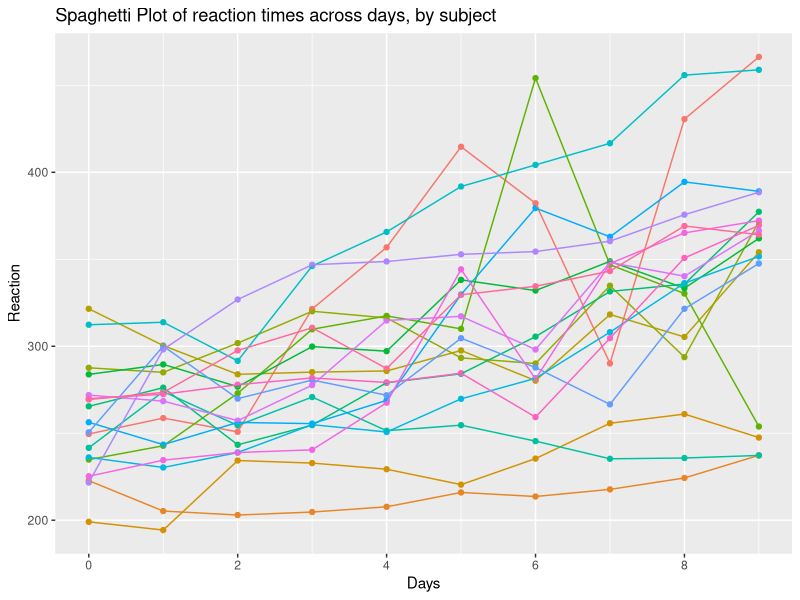
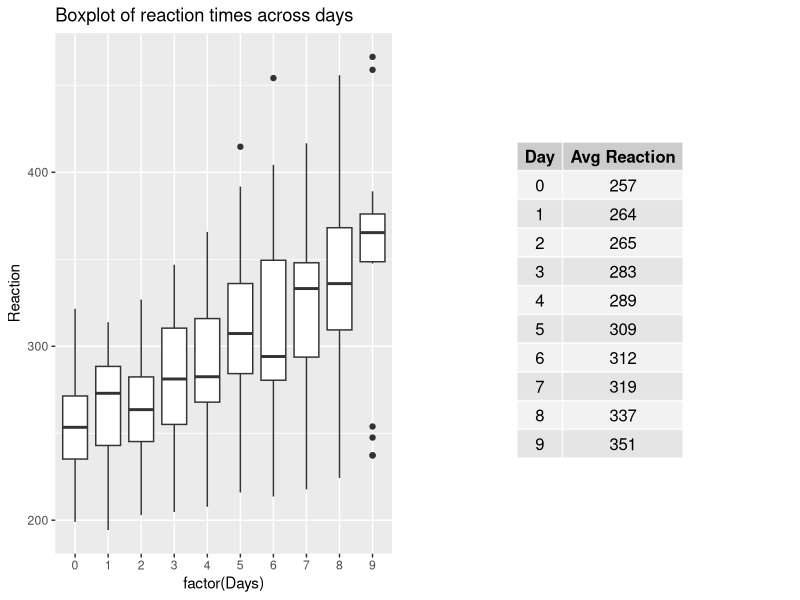
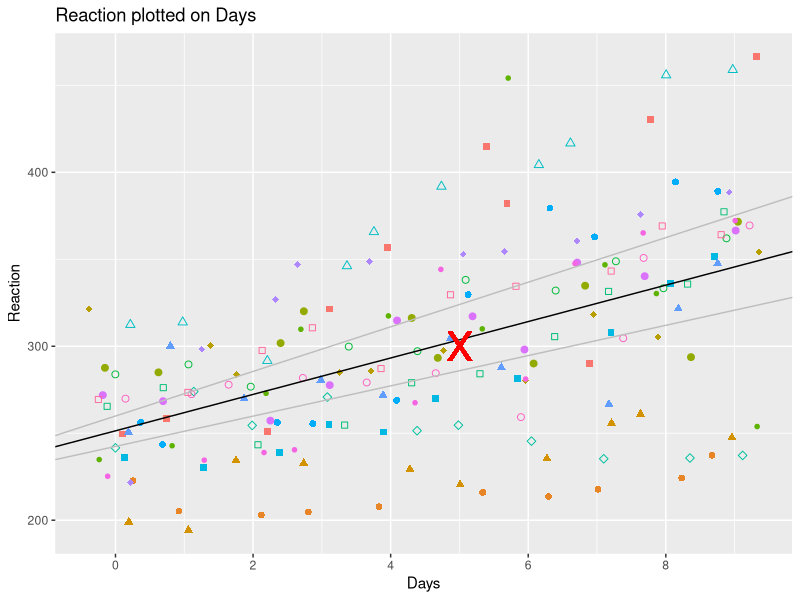
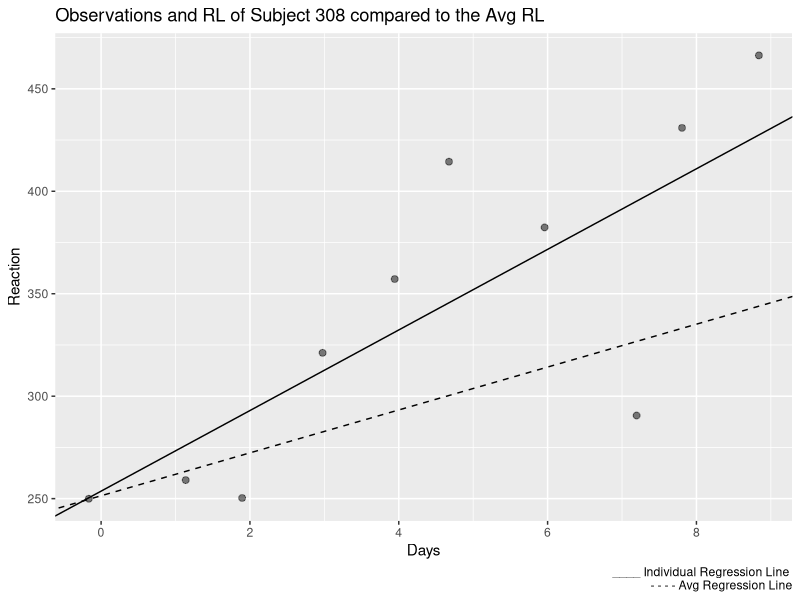
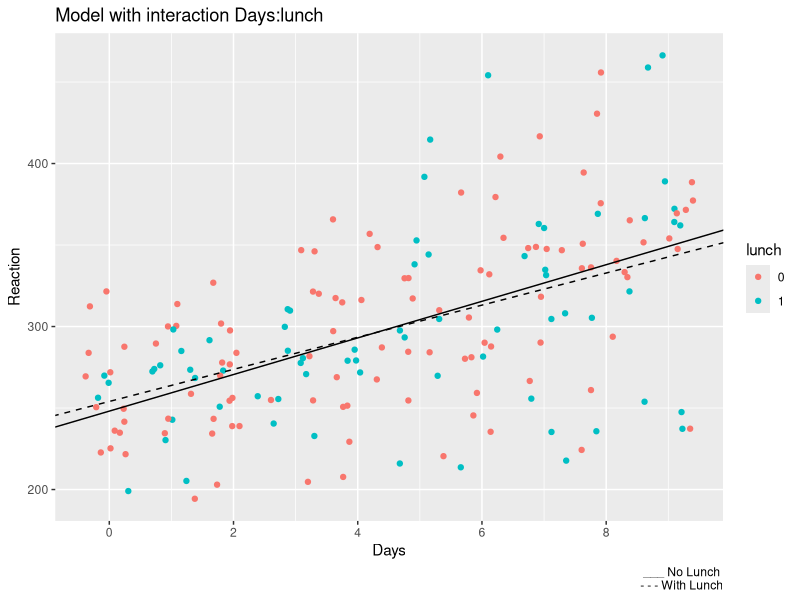
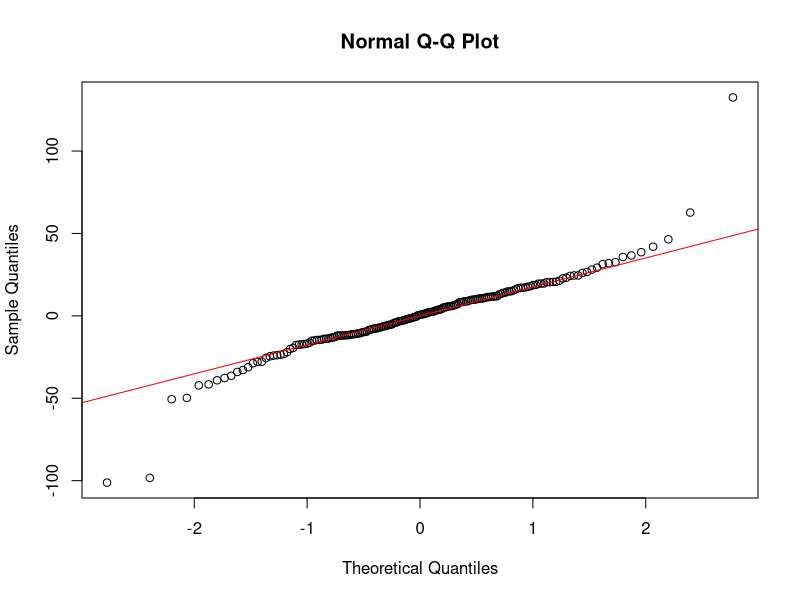
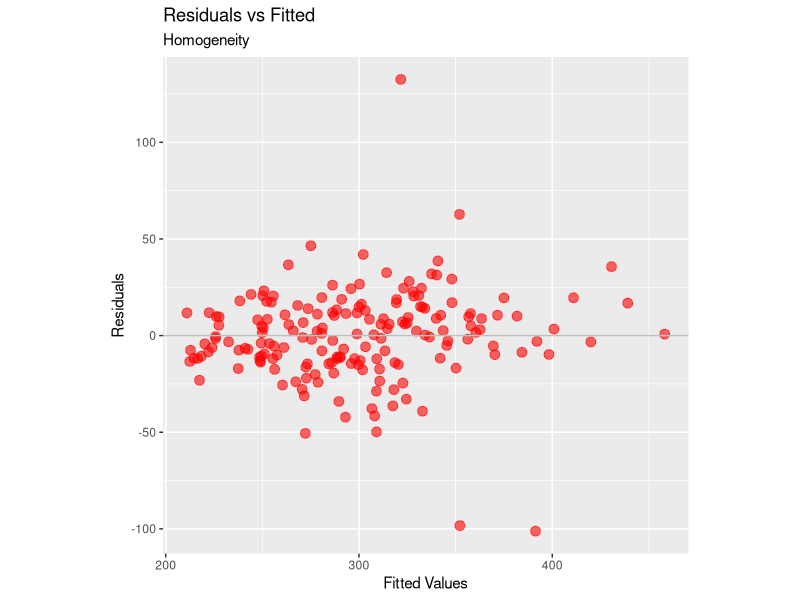
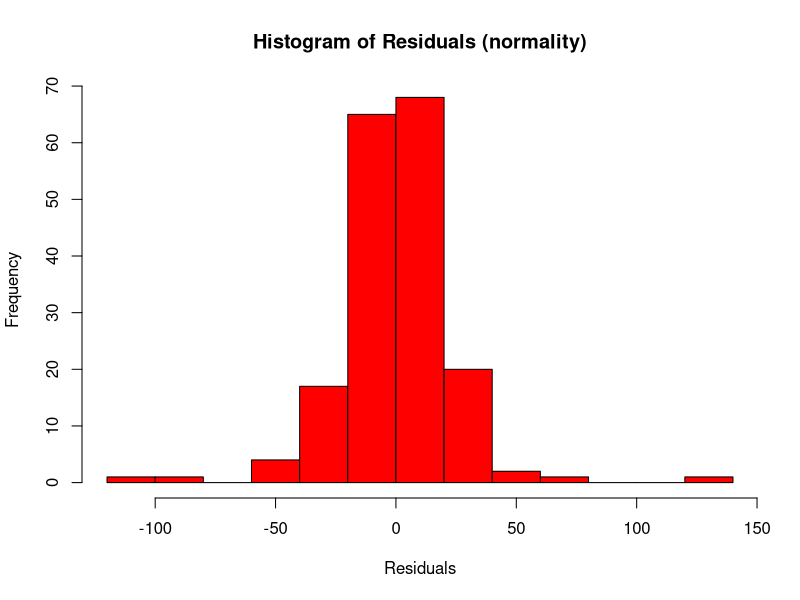

Source code (R) for these figures, in order:
## ---- chunk 1
data("sleepstudy")
# install.packages("lmerTest")
library(lmerTest)
library(ggplot2)
library(knitr)
opts_template$set(figure_small = list(fig.height = 4, fig.width = 6)) 
## ---- chunk 2
kable(head(sleepstudy))
## ---- chunk 3
linep <- ggplot(data=sleepstudy, aes(y=Reaction, x=Days, color=Subject, group=Subject)) + 
  geom_point() + geom_line() +
  ggtitle("Spaghetti Plot of reaction times across days, by subject") + 
  theme(legend.position = "none") + scale_x_continuous(breaks = c(0,2,4,6,8))
linep
## ---- chunk 4
mean.reaction <- with(sleepstudy,aggregate(Reaction,
          list(Day = Days),
          mean))
colnames(mean.reaction)[2] <- "Avg Reaction"
mean.reaction$`Avg Reaction` <- round(mean.reaction$`Avg Reaction`)
box <- ggplot(data=sleepstudy, aes(y=Reaction, x=factor(Days))) + geom_boxplot() + 
  ggtitle("Boxplot of reaction times across days") 
require(gridExtra)
g_tab2 <- tableGrob(mean.reaction, rows = NULL)
grid.arrange(box, g_tab2, ncol=2, nrow=1)
## ---- chunk 5
m1 <- lmer(Reaction #this is our dependent variable
           ~ Days + #this is the fixed term or predictor: the effect we are mostly 
                    # interested in!
             ( 1 + Days | Subject), #This expression means: 
                                    # let each Subject have a different baseline RT 
                                    # (intercept) and an individual level of variation 
                                    # of RT between Days (slope) --> let each Subject 
                                    # have a varying intercept and slope
           data=sleepstudy)
## ---- chunk 6
summary(m1)
## ---- chunk 7
VarCorr(m1, comp=c("Variance","Std.Dev."), digits=2)
## ---- chunk 8
fixef(m1)
## ---- chunk 9
coef(m1)
## ---- chunk 10
mean(coef(m1)$Subject[,1])
## ---- chunk 11
mean(coef(m1)$Subject[,2])
## ---- chunk 12
ranef(m1)
## ---- chunk 13
#First Subject:
coef(m1)$Subject[1,2] - ranef(m1)$Subject[1,2]
#Second Subject:
coef(m1)$Subject[2,2] - ranef(m1)$Subject[2,2]
## ---- chunk 14
253.6637 + 19.6662580*1
## ---- chunk 15
251.40510 + 10.46729*1
## ---- chunk 16
273.33 - 261.8724
## ---- chunk 17
2.2585647 +  9.1989720
## ---- chunk 18
set.seed(88)  # I set the seed when the generation of new data is involved... 
              # otherwise the estimate will be different every time the script is run
ci <- confint(m1, method="boot", nsim=10)
library(dplyr)
ci <- add_rownames(data.frame(ci), "Term")
colnames(ci) <- c("Term", "CI 2.5%", "CI 97.5%")
kable(ci[5:6,])
## ---- chunk 19
ggplot(data=sleepstudy, aes(x=Days, y=Reaction, col=Subject, shape=Subject)) + 
  geom_jitter(size=2) + theme(legend.position = "none") + 
  scale_shape_manual(values = 
                       c(15,16,17,18,19,20,21,22,23,24,15,16,17,18,19,20,21,22,23,24,25)) + 
  geom_abline(intercept = fixef(m1)[1], slope=fixef(m1)[2]) + #Regression Line (RL). 
                                                              # At zero, the line starts from 
                                                              # 251.4, and increases of 10.4 
                                                              # for every unit of Day
  geom_abline(intercept = ci$`CI 97.5%`[5], slope=ci$`CI 97.5%`[6], col="grey") + #Upper Bound of RL
  geom_abline(intercept = ci$`CI 2.5%`[5], slope=ci$`CI 2.5%`[6], col="grey") +  #Lower Bound of RL
  scale_x_continuous(breaks = c(0,2,4,6,8)) +
  ggtitle("Reaction plotted on Days") +
  geom_text(aes(5, 300, label="X"), col="red", size=10) 
## ---- chunk 20
fe <- coef(m1)$Subject
fe <- add_rownames(data.frame(fe),"Subject")
sub <- filter(sleepstudy, Subject=="308")
ggplot(data=sub, aes(x=Days, y=Reaction)) + geom_jitter(size=2, alpha=0.5) + 
  geom_abline(intercept=fe$X.Intercept.[1],slope=fe$Days[1]) +
  geom_abline(intercept=fixef(m1)[1],slope=fixef(m1)[2], linetype="dashed") + 
  labs(title="Observations and RL of Subject 308 compared to the Avg RL", 
       caption="____ Individual Regression Line \n - - - - Avg Regression Line") + 
  scale_x_continuous(breaks = c(0,2,4,6,8))
## ---- chunk 21
set.seed(88)
lunch <- sample(c(0,1), replace=TRUE, size=18)
sleepstudy$lunch <- factor(lunch)
head(sleepstudy)
## ---- chunk 22
m2 <- lmer(Reaction 
           ~ Days * lunch + 
             ( 1 + Days | Subject), 
           data=sleepstudy)
summary(m2)
## ---- chunk 23
(248.11 + 5.92) + (11.23 - 1.38)*1
## ---- chunk 24
248.11 + 11.23*1
## ---- chunk 25
(248.11 + 5.92) + (11.23 - 1.38)*9
## ---- chunk 26
248.11 + 11.23*9
## ---- chunk 27
ggplot(data=sleepstudy, aes(x=Days, y=Reaction, col=lunch)) + geom_jitter() + 
  geom_abline(intercept = 248.11 + 5.92, slope = 11.23 - 1.38, linetype="dashed") + 
  geom_abline(intercept = 248.11, slope = 11.23) +
  labs(title="Model with interaction Days:lunch", 
       caption="___ No Lunch \n - - - With Lunch") + 
  scale_x_continuous(breaks = c(0,2,4,6,8))
## ---- chunk 28
qqnorm(resid(m1)) ; qqline(resid(m1), col="red")
## ---- chunk 29
ggplot(data = sleepstudy, aes(x = predict(m1), y = cbind(resid(m1)))) + 
  geom_point(size = 3, col = "red", alpha = 0.6) +
  geom_abline(slope = 0,
              intercept = 0,
              col = "gray") + 
  labs(x = "Fitted Values", y = "Residuals", 
       title = "Residuals vs Fitted", 
       subtitle = "Homogeneity") + 
  coord_fixed() 
## ---- chunk 30
hist(resid(m1), main = "Histogram of Residuals (normality)", 
     xlab = "Residuals", col = "red")
## ---- chunk 31
ggplot(data = sleepstudy, aes(x = lunch, y = cbind(resid(m1)))) + 
  geom_boxplot(fill = "red", alpha = 0.5) +
  labs(y = "Residuals", 
       title = "Residuals vs Lunch", 
       subtitle = "Independence") 
